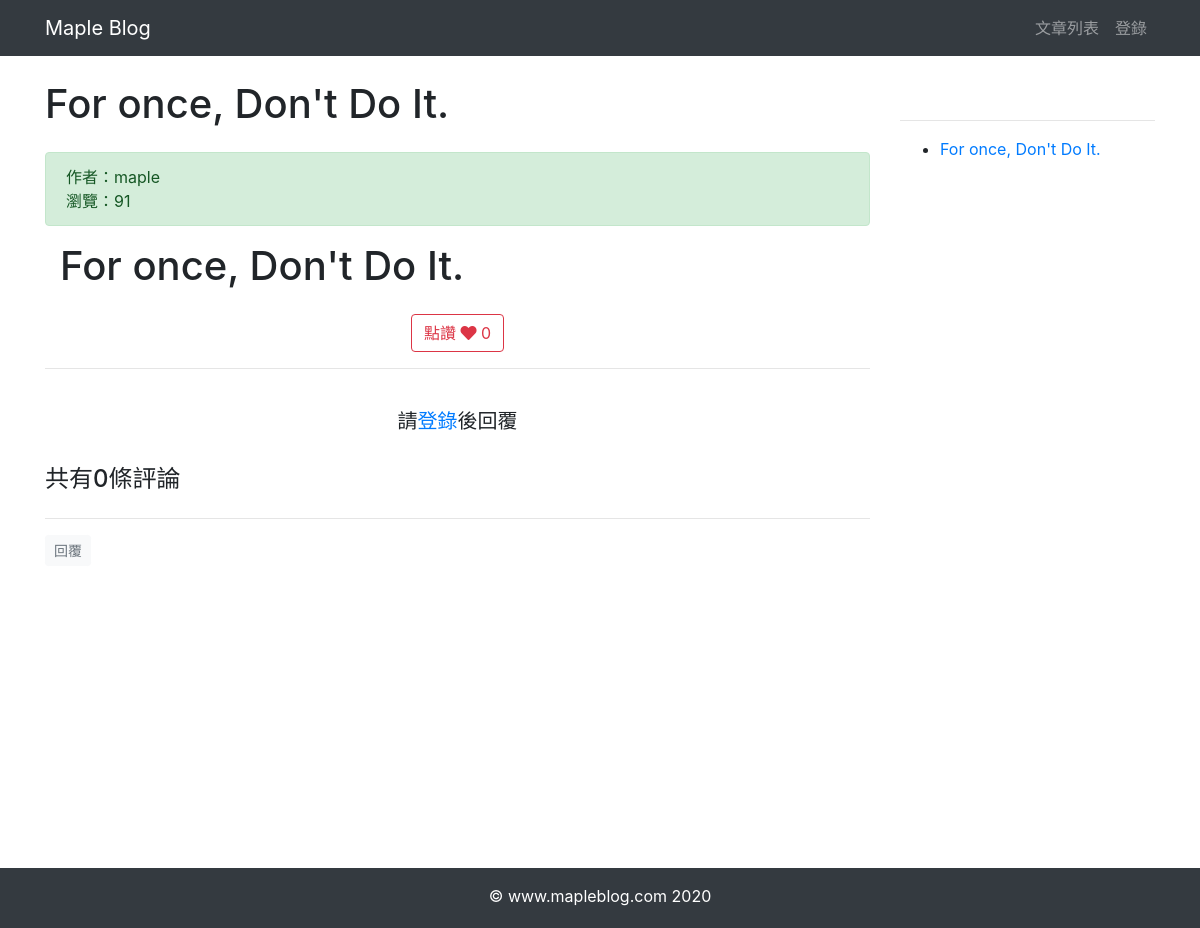
Screenshot of /article/article-detail/10/ with the database file from the repository.
### article/models.py (models this page shows, shortened)
class ArticlePost(models.Model):
    author = models.ForeignKey(User, on_delete=models.CASCADE)
    title = models.CharField(max_length=100)
    body = models.TextField()
    created = models.DateTimeField(default=timezone.now)
    updated = models.DateTimeField(auto_now=True)
    total_views = models.PositiveIntegerField(default=0)
    column = models.ForeignKey(
        ArticleColumn,
        null=True,
        blank=True,
        on_delete=models.CASCADE,
        related_name='article'
    )
    tags = TaggableManager(blank=True)
    avatar = ProcessedImageField(
        upload_to='article/%Y%m%d',
        processors=[ResizeToFit(width=400)],
        blank=True,
        format='JPEG',
        options={'quality': 100},
    )
    likes = models.PositiveIntegerField(default=0)
    def save(self, *args, **kwargs):
        article = super(ArticlePost, self).save(*args, **kwargs)
        return article
    class Meta:
        ordering = ('-created',)

### article/views.py (the view)
# urls.py: path('article-detail/<int:id>/', views.article_detail, name='article_detail'), # 文章詳情 傳遞id函數到視圖
def article_detail(request, id):
    article = get_object_or_404(ArticlePost, id=id)
    comments = Comment.objects.filter(article=id) # 取出文章評論
    article.total_views += 1
    article.save(update_fields=['total_views'])
    md = markdown.Markdown(
        extensions = [
        'markdown.extensions.extra', # 縮寫、表格等
        'markdown.extensions.codehilite', # code高亮度圖像
        'markdown.extensions.toc', # 目錄功能
        ]
    )
    article.body = md.convert(article.body)
    comment_form = CommentForm()
    context = {
        'article': article,
        'toc': md.toc,
        'comments': comments,
        'comment_form': comment_form,
        } # 傳遞給模板顯示文章、目錄、評論、表單
    return render(request, 'article/detail.html', context)

### templates/article/detail.html (shortened to what this page needs)
{% extends "base.html" %}
{% load static %}
{% load my_filters_and_tags %}
{% block content %}
<link rel="stylesheet" href="{% static 'prism/prism.css' %}">
<div class="container">
    <div class="row">
        <div class="col-9">
            <h1 class="mt-4 mb-4">{{ article.title }}</h1>
            <div class="alert alert-success">
                <div>
                    作者：{{ article.author }}
                </div>
                <div>
                    瀏覽：{{ article.total_views }}
                </div>
            </div>
            <div class="col-12">
                <p>{{ article.body|safe }}</p>
            </div>
            <div style="text-align:center;" class="mt-4">
                <button class="btn btn-outline-danger"
                        type="button"
                        onclick="validate_is_like(
                                 '{% url 'article:increase_likes' article.id %}',
                                 {{ article.id }},
                                 {{ article.likes }}
                                 )"
                        >
                    <span>點讚</span>
                    <span>
                        <i class="fas fa-heart"></i>
                    </span>
                    <span id="likes_number">
                        {{ article.likes }}
                    </span>
                </button>
            </div>
            <hr>
            {% if user.is_authenticated %}
                <div>
                    <form
                        action="{% url 'comment:post_comment' article.id %}"
                        method="POST"
                    >
                    {% csrf_token %}
                        <div class="form-group">
                            <label for="body">
                                <strong>
                                    我也要發言：
                                </strong>
                            </label>
                            <div>
                                {{ comment_form.media }}
                                {{ comment_form.body }}
                            </div>
                        </div>
                        <button type="submit" class="btn btn-primary ">發送</button>
                    </form>
                </div>
                <br>
            {% else %}
                <br>
                <h5 class="row justify-content-center">
                    請<a href="{% url 'userprofile:login' %}">登錄</a>後回覆
                </h5>
                <br>
            {% endif %}
            {% load mptt_tags %}
            <h4>共有{{ comments.count }}條評論</h4>
            <div class="row">
                {% recursetree comments %}
                    {% with comment=node %}
                        <div class="{% if comment.reply_to %}
                                    offset-1 col-11
                                    {% else %}
                                    col-12
                                    {% endif %}"
                            id="comment_elem_{{ comment.id }}"
                        >
                            <hr>
                            <div>
                                {% if user.is_authenticated %}
                                    <button type="button"
                                            class="btn btn-light btn-sm text-muted"
                                            onClick="load_modal({{ article.id }}, {{ comment.id }})"
                                    >
                                        回覆
                                    </button>
                                {% else %}
                                    <a class="btn btn-light btn-sm text-muted"
                                        href="{% url 'userprofile:login' %}"
                                    >
                                        回覆
                                    </a>
                                {% endif %}
                            </div>
                        </div>
                    {% endwith %}
                {% endrecursetree %}
            </div>
        </div>
        <div class="col-3 mt-5" id="sidebar" class="sidebar">
            <div class="sidebar__inner">
                <hr>
                <div>
                    {{ toc|safe }}
                </div>
            </div>
        </div>
    </div>
</div>
{% endblock content %}

### templates/article/detail.html (style rules this page uses)
.sidebar__inner { transform: translate(0, 0); transform: translate3d(0, 0, 0); will-change: position, transform; }

### templates/base.html (style rules this page uses)
html, body { height: 100%; margin: 0; }

### rows the page displays
ArticlePost: title "For once, Don't Do It.", author "maple", total_views "91", body "For once, Don't Do It.", likes "0"

### other values shown
{{ comments.count }} "0"
